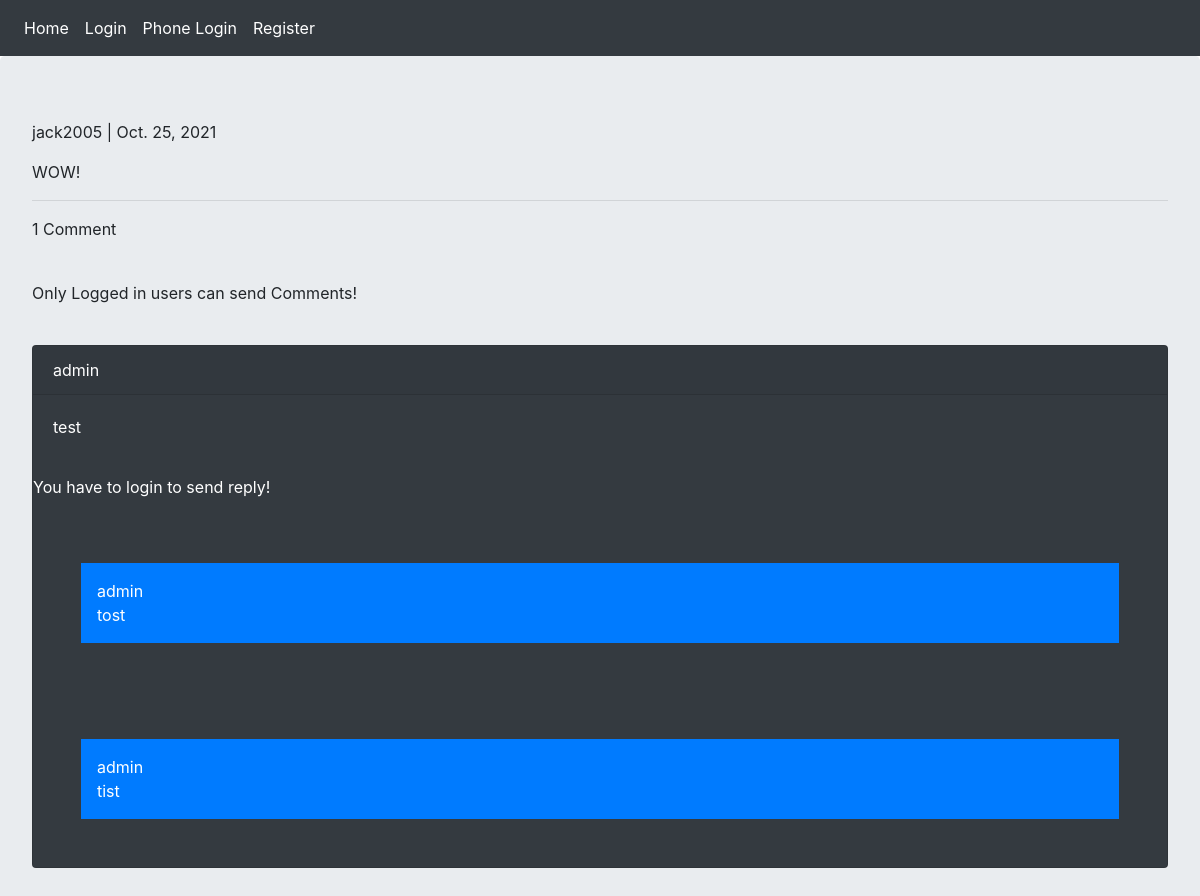
The page /2021-10-25-wow/ on the database its author committed.
### posts/models.py (models this page shows, shortened)
class Post(models.Model):
    user = models.ForeignKey(User, on_delete=models.CASCADE)
    body = models.TextField(max_length=500)
    slug = models.SlugField(max_length=200)
    created = models.DateTimeField(auto_now_add=True)

class Comment(models.Model):
    user = models.ForeignKey(User, on_delete=models.CASCADE, related_name='ucomment')
    post = models.ForeignKey(Post, on_delete=models.CASCADE, related_name='pcomment')
    reply = models.ForeignKey('self', on_delete=models.CASCADE, null=True, blank=True, related_name='rcomment')
    is_reply = models.BooleanField(default=False)
    body = models.TextField(max_length=400)
    created = models.DateTimeField(auto_now_add=True)

### posts/views.py (the view)
# urls.py: path('<int:year>-<int:month>-<int:day>-<slug:slug>/', views.post_detail, name='post_detail'),
def post_detail(request, year, month, day, slug):
    post = get_object_or_404(Post, created__year=year, created__month=month, created__day=day, slug=slug)
    comments = Comment.objects.filter(post=post, is_reply=False).order_by('-created')
    reply_form = AddReplyForm()
    if request.method == 'POST':
        form = AddCommentForm(request.POST)
        if form.is_valid():
            new_comment = form.save(commit=False)
            new_comment.post = post
            new_comment.user = request.user
            new_comment.save()
            messages.success(request, 'Your comment submitted successfully', 'success')
    else:
        form = AddCommentForm()
    return render(request, 'posts/post-detail.html',
                  {'post': post, 'comments': comments, 'form': form, 'reply': reply_form})

### posts/templates/posts/post-detail.html (shortened to what this page needs)
{% extends 'base.html' %}
{% block content %}
    <p>{{ post.user }} | {{ post.created|date }}</p>
    <p>{{ post.body }}</p>
    <hr>
    {% with total=comments.count %}
        <p>{{ total }} Comment{{ total|pluralize }}</p>
    {% endwith %}<br>
    {% if request.user.is_authenticated %}
        <form action="" method="post" novalidate class="col-md-6">
            {% csrf_token %}
            {{ form.as_p }}
            <input type="submit" value="Submit" class="btn btn-primary">
        </form>
    {% else %}
        <p>Only Logged in users can send Comments!</p>
    {% endif %}<br>
    {% for comment in comments %}
        <div class="card bg-dark text-white">
            <p class="card-header">{{ comment.user }}</p>
            <p class="card-body">{{ comment.body }}</p>
            {% if request.user.is_authenticated %}
            <div class="card-body">
                <form action="{% url 'posts:add_reply' post.id comment.id %}" method="post">
                    {% csrf_token %}
                    {{ reply.as_p }}
                    <input type="submit" value="Send!">
                </form>
            </div>
            {% else %}
                <p>You have to login to send reply!</p>
            {% endif %}
            {% for reply in comment.rcomment.all %}
                <p class="bg-primary text-white p-3 m-5">{{ reply.user }} <br>{{ reply.body }}</p>
            {% endfor %}
        </div><br>
    {% empty %}
        <p>There is no comment!</p>
    {% endfor %}
{% endblock %}

### rows shown on the page
Post: user "jack2005", created "Oct. 25, 2021", body "WOW!"
Comment: user "admin", body "test"
Comment: user "admin", body "tost"
Comment: user "admin", body "tist"

### other values the page prints
{{ total }} "1"
